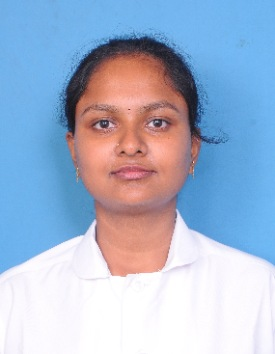
#> input picture feedback_dataset/verified_dataset/real/1780657861404_9517ac5b.jpg, 275 x 354 px
$ python -i explainability.py   (imports and definitions only)
#> lines starting #> are read from the running program, lines starting #| are printed output that depends on the picture
#> further down, picture is the input picture: PIL image 275x354 RGB; mean R, G, B 164.5, 180.9, 206.2
import os
import cv2
import numpy as np
import base64
import io
from PIL import Image, ImageDraw

# OpenCV fallback
try:
    _face_cascade = cv2.CascadeClassifier(
        cv2.data.haarcascades + "haarcascade_frontalface_default.xml"
    )
    HAAR_AVAILABLE = True
except Exception:
    HAAR_AVAILABLE = False

def generate_fft_heatmap(pil_img: Image.Image) -> str:
    """
    Computes FFT magnitude spectrum and colorizes it.
    Returns base64 JPEG string.
    """
    gray = np.array(pil_img.convert("L"), dtype=np.float32)
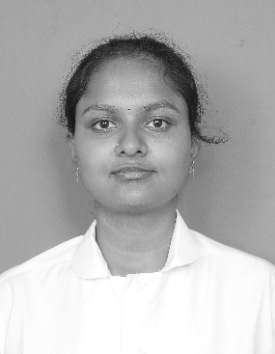
#> gray: shape (354, 275) float32; min 22, max 255, mean 178.9
    f = np.fft.fft2(gray)
    fshift = np.fft.fftshift(f)
    magnitude = 20 * np.log(np.abs(fshift) + 1e-8)
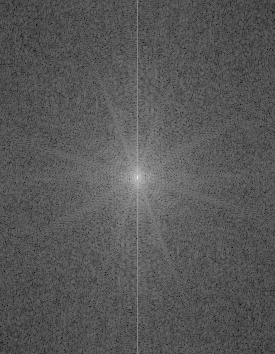
#> magnitude: shape (354, 275) float64; min 37.05, max 333.5, mean 139.1; drawn with min black and max white

    magnitude -= magnitude.min()
    if magnitude.max() > 0:
        magnitude = (magnitude / magnitude.max() * 255).astype(np.uint8)
    else:
        magnitude = np.zeros_like(magnitude, dtype=np.uint8)

    color_mapped = cv2.applyColorMap(magnitude, cv2.COLORMAP_JET)
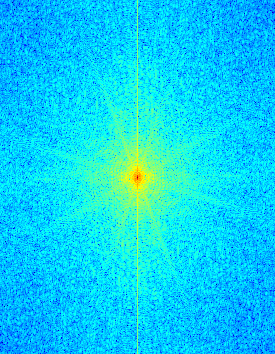
#> color_mapped: shape (354, 275, 3); mean B, G, R 242.8, 208.9, 12.4
    color_mapped_rgb = cv2.cvtColor(color_mapped, cv2.COLOR_BGR2RGB)

    pil_out = Image.fromarray(color_mapped_rgb)
    buffer = io.BytesIO()
    pil_out.save(buffer, format="JPEG", quality=85)
    return base64.b64encode(buffer.getvalue()).decode("utf-8")

# [105 lines left out: functions generate_gan_heatmap, generate_face_box_overlay, generate_forensic_explanation, not called in this run]

>>> from PIL import Image
>>> picture = Image.open('../feedback_dataset/verified_dataset/real/1780657861404_9517ac5b.jpg')
>>> result = generate_fft_heatmap(picture)
